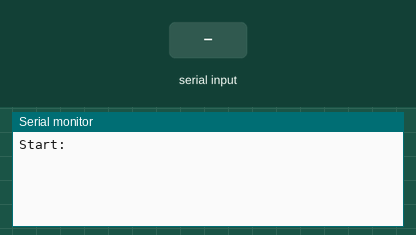
This sketch was run on a simulated Arduino Uno, built with avr-gcc and run on an emulated ATmega328P. Shown: the last lines printed to the serial monitor. Inputs (shaded band) come from the test bench.

Above: at 18.0 s.
18.1 s: "1" received over the second serial link
At 20.7 s:
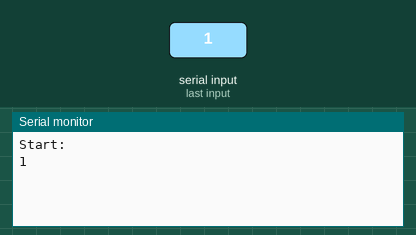
28.1 s: "0" received over the second serial link
At 30.7 s:
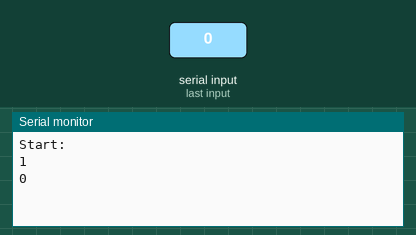
38.1 s: "2" received over the second serial link
At 40.7 s:
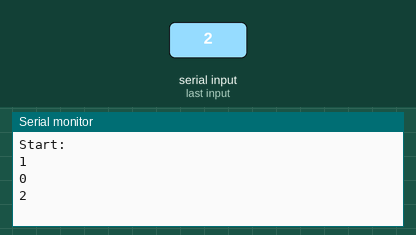

The sketch:

simple_gps.ino
```cpp
#include <SoftwareSerial.h>
#define tx_pin 4
#define rx_pin 3
SoftwareSerial ss(4,3);
void setup() {
  Serial.begin(9600);
  ss.begin(9600);
  Serial.println("Start:");
}

void loop() {
  while(ss.available()){
    byte data = ss.read();
    Serial.write(data);
  }
  Serial.println("");
  delay(10000);
}
```

Measured:
- after the input at 18.1 s, the serial monitor: prints a new line after 1.9 s (image 1)
- after the input at 28.1 s, the serial monitor: prints a new line after 1.9 s (image 2)
- after the input at 38.1 s, the serial monitor: prints a new line after 1.9 s (image 3)
